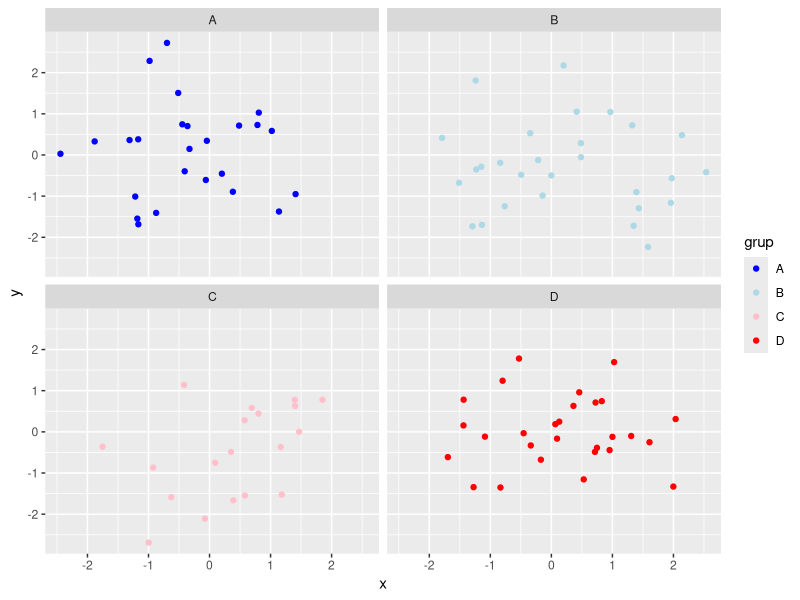
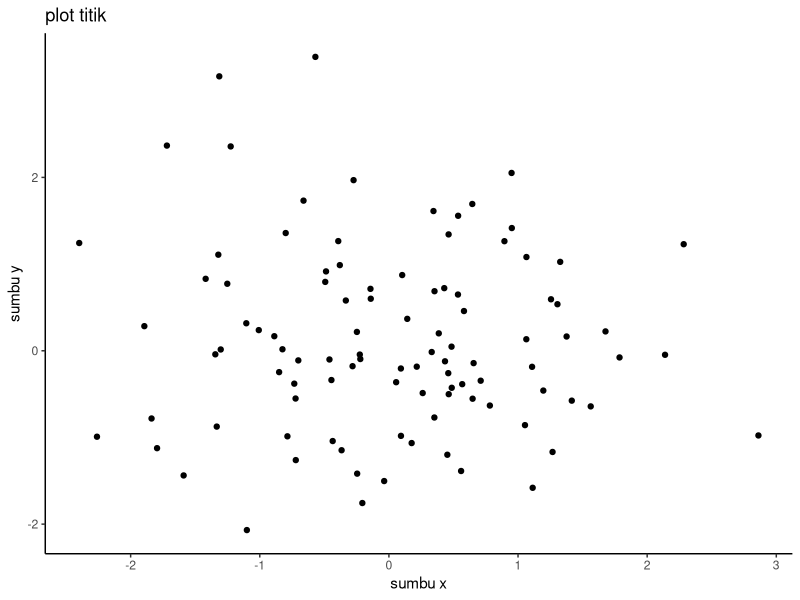
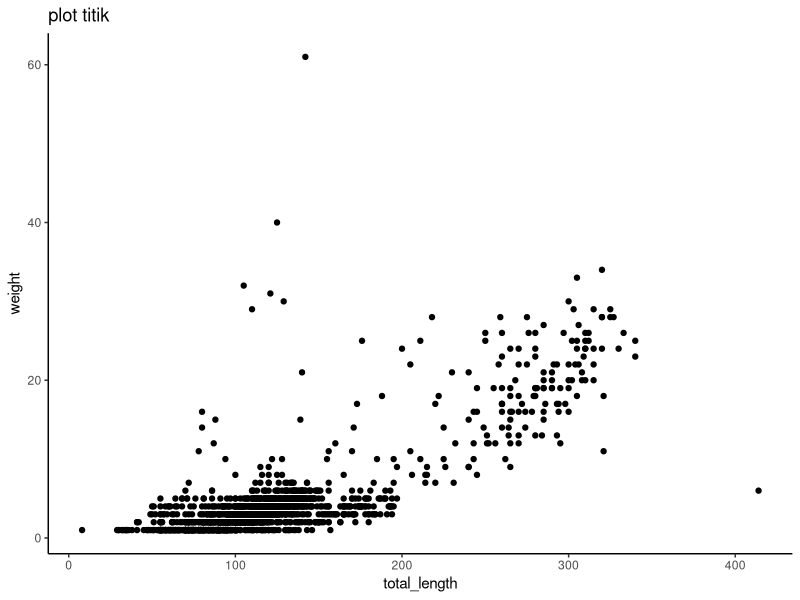
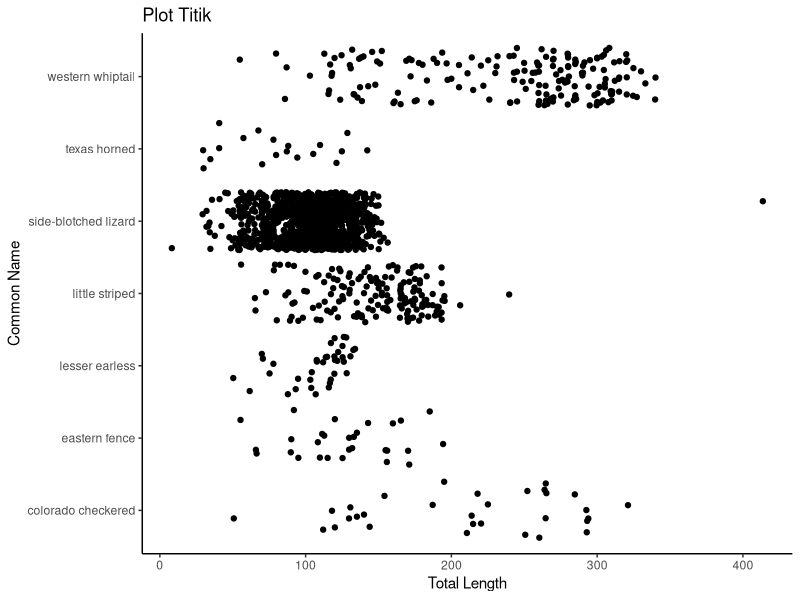
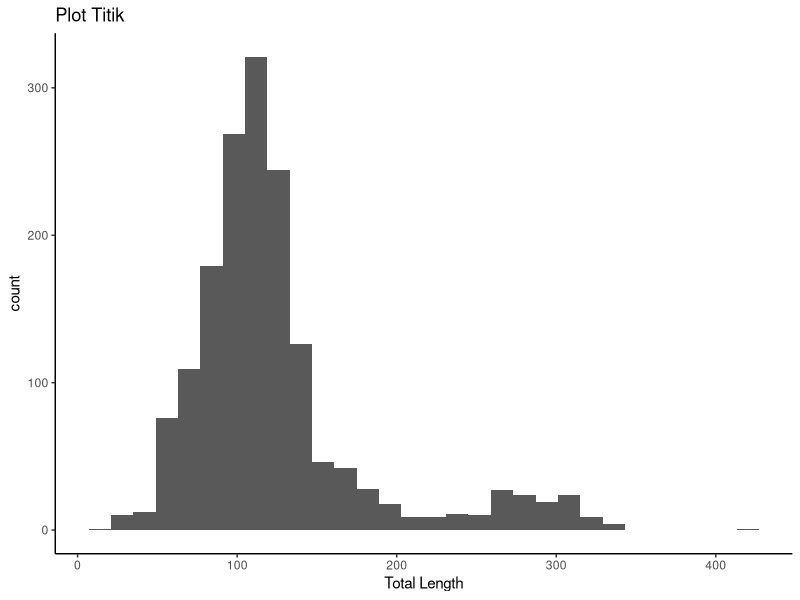
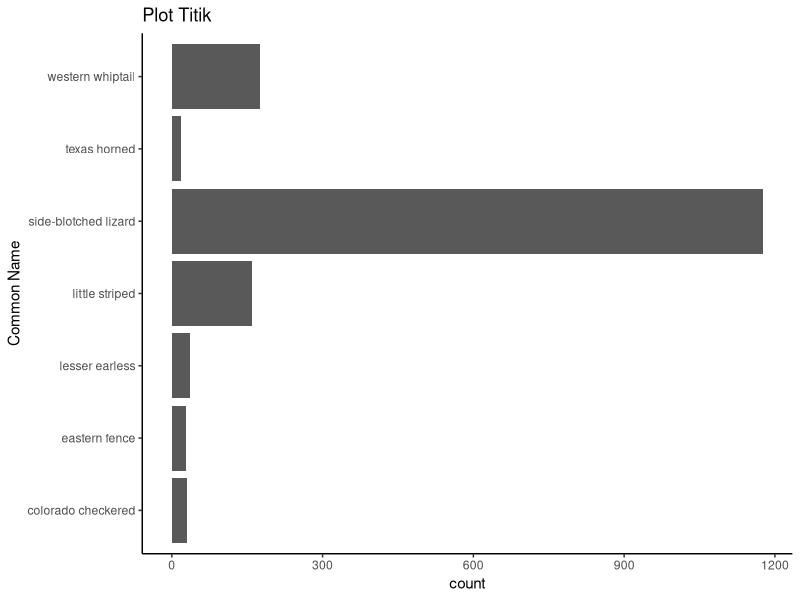
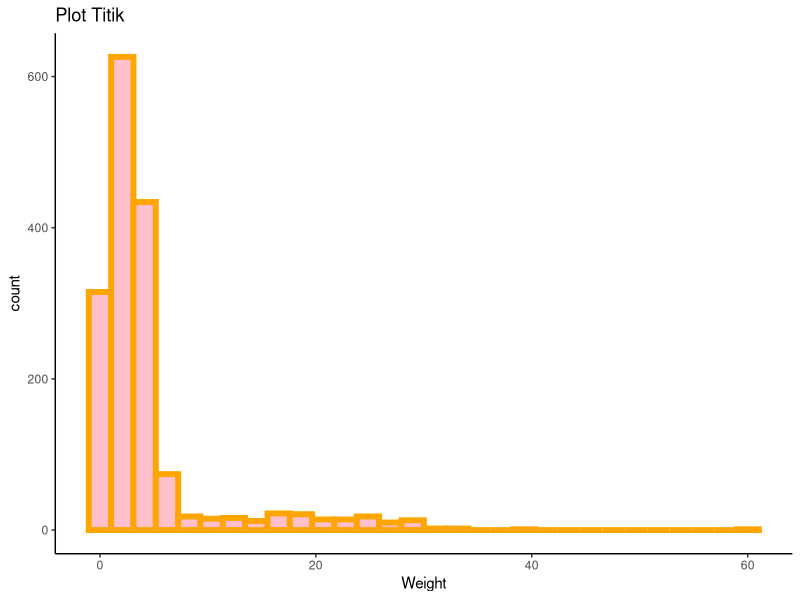
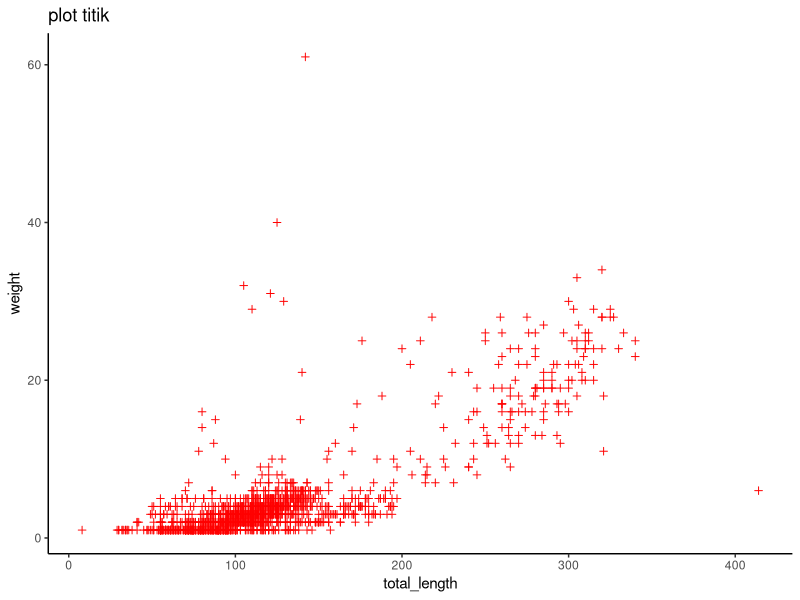

Source code (R) for these figures, in order:
## ---- chunk 1
knitr::opts_chunk$set(echo = TRUE)
## ---- chunk 2
library(ggplot2)
data <- data.frame(x=rnorm(100),y= rnorm(100), grup = sample(c("A","B","C","D"), 100, replace = TRUE)) 
ggplot(data, aes(x=x,y=y,color=grup))+
      geom_point()+
      facet_wrap(~grup)+
      scale_color_manual(values = c("A"="blue", "B"="lightblue","C"="pink","D"="red"))

## ---- chunk 3
library(ggplot2)
data <- data.frame(x=rnorm(100),y= rnorm(100))
ggplot(data, aes(x=y,y=x))+
      geom_point()+
      labs(title = "plot titik", x="sumbu x", y="sumbu y")+
        theme_classic()
## ---- chunk 4
library(readr)
lizard <- read.csv("lizards.csv")
View(lizard)
## ---- chunk 5
library(ggplot2)
ggplot(lizard, aes(x=total_length,y=weight))+
      geom_point()+
      labs(title = "plot titik", x="total_length", y="weight")+
        theme_classic()
## ---- chunk 6
library(ggplot2)
ggplot(lizard, aes(x=total_length,y=common_name))+
      geom_jitter()+
      labs(title = "Plot Titik", x="Total Length", y="Common Name")+
        theme_classic()
## ---- chunk 7
library(ggplot2)
ggplot(lizard, aes(x=total_length))+
      geom_histogram()+
      labs(title = "Plot Titik", x="Total Length")+
        theme_classic()
## ---- chunk 8
library(ggplot2)
ggplot(lizard, aes(y=common_name))+
      geom_bar()+
      labs(title = "Plot Titik", y="Common Name")+
        theme_classic()
## ---- chunk 9
library(ggplot2)
ggplot(lizard, aes(x=weight))+
      geom_histogram(colour="orange",fill="pink",size=2,line=".")+
      labs(title = "Plot Titik", x="Weight")+
        theme_classic()
## ---- chunk 10
library(ggplot2)
ggplot(lizard, aes(x=total_length,y=weight))+
      geom_point(colour="red",shape=3)+
      labs(title = "plot titik", x="total_length", y="weight")+
        theme_classic()
## ---- chunk 11
library(ggplot2)
ggplot(lizard, aes(x=total_length,y=weight,colour=common_name))+
      geom_point(shape=9)+
      labs(title = "plot titik", x="Total Length", y="Weight")+
        theme_classic()
        scale_color_manual(values = c("red", "blue", "green"))
## ---- chunk 12
# Menggunakan read.csv dan readr
library(readr)
lizard <- read.csv("lizards.csv")
View(lizard)
